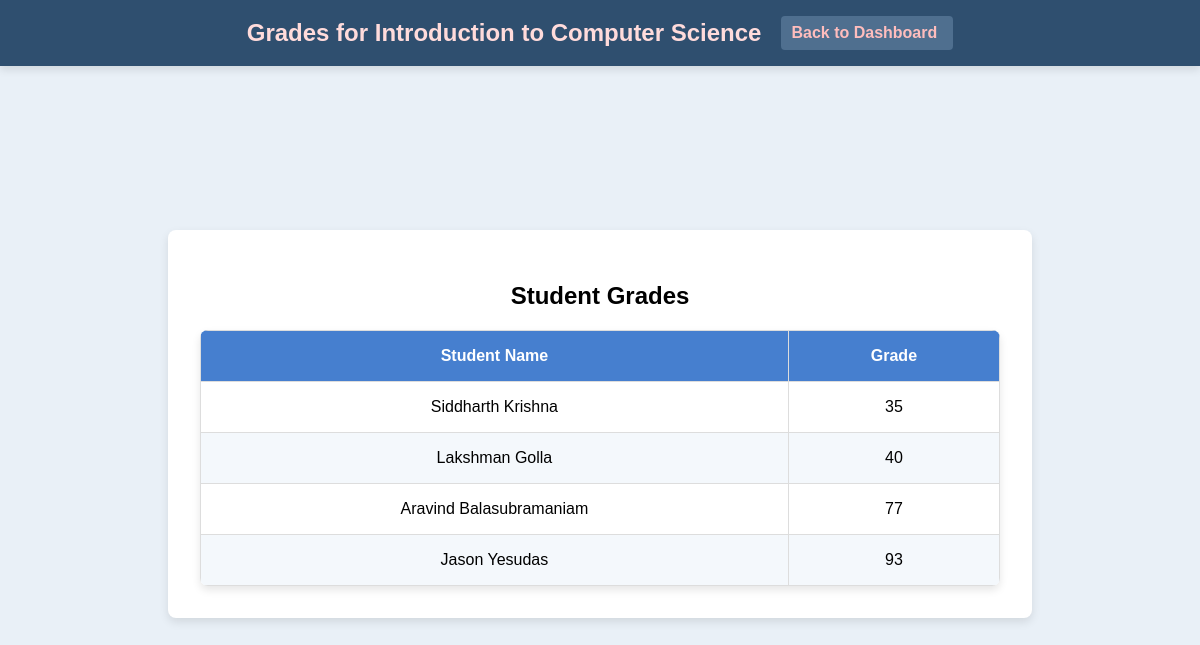
The app's page /teacher/course/1/grades (signed in), older data.
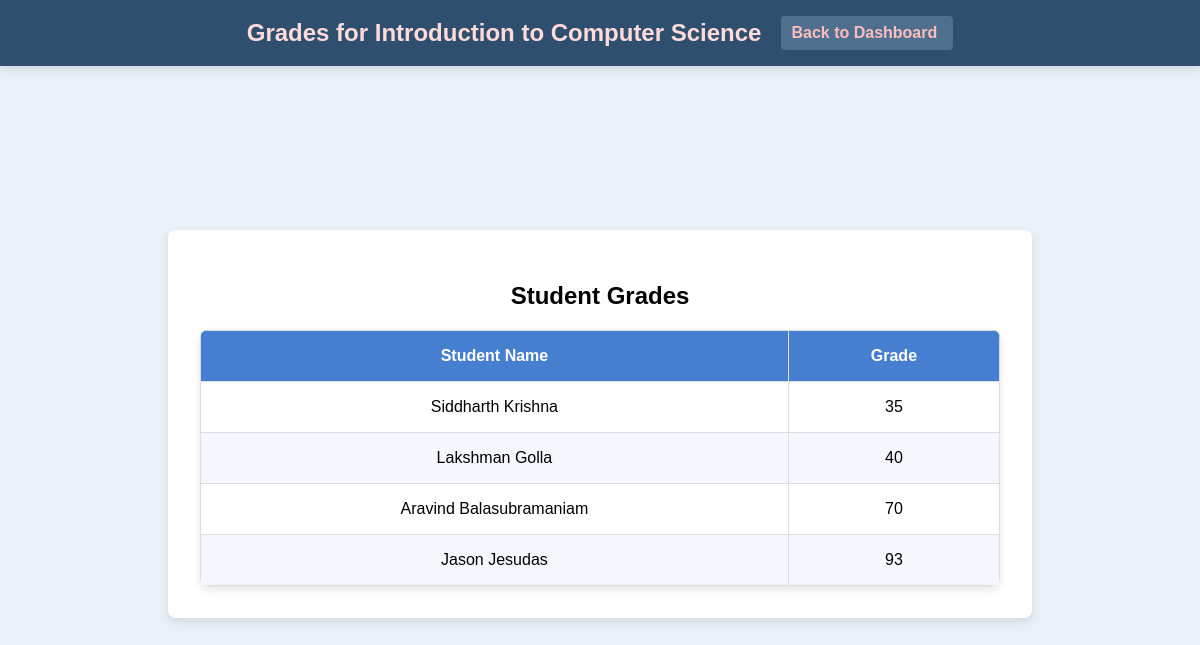
The same page, newer data.
### app.py (models this page shows, shortened)
class Enrollment(db.Model):
    id = db.Column(db.Integer, primary_key=True)
    course_id = db.Column(db.Integer, db.ForeignKey('course.id'))
    user_id = db.Column(db.Integer, db.ForeignKey('user.id'))
    grade = db.Column(db.String(5))
    user = db.relationship('User', backref='enrollments')
    course = db.relationship('Course', backref='enrollments', lazy=True)

class User(UserMixin, db.Model):
    id = db.Column(db.Integer, primary_key=True)
    username = db.Column(db.String(150))
    password = db.Column(db.String(150))
    role = db.Column(db.String(50))

### app.py (the view)
@app.route('/teacher/course/<int:course_id>/grades')
@login_required
def view_grades(course_id):
    if current_user.role != 'teacher':
        flash("Access denied: Only teachers can view grades.", "danger")
        return redirect(url_for('login'))
    course = Course.query.filter_by(id=course_id, teacher_id=current_user.id).first()
    if not course:
        flash("You do not have permission to view grades for this course.", "danger")
        return redirect(url_for('teacher_dashboard'))
    enrollments = Enrollment.query.filter_by(course_id=course.id).all()
    students_with_grades = [
        {
            "student": User.query.get(enrollment.user_id),
            "grade": enrollment.grade
        }
        for enrollment in enrollments
    ]
    return render_template('grades.html', course=course, students_with_grades=students_with_grades)

### app.py (called while the page is built)
@login_manager.user_loader
def load_user(user_id):
    return User.query.get(int(user_id))

### templates/grades.html (shortened to what this page needs)
<!DOCTYPE html>
<html lang="en">
<head>
    <link rel="stylesheet" href="{{ url_for('static', filename='styles.css') }}">
</head>
<body>
    <div class="header">
        <h1>Grades for {{ course.course_name }}</h1>
        <a href="{{ url_for('teacher_dashboard') }}" class="back-to-dashboard sign-out">Back to Dashboard</a>
    </div>
    <div class="container">
        <h2>Student Grades</h2>
        <table>
            <thead>
                <tr>
                    <th>Student Name</th>
                    <th>Grade</th>
                </tr>
            </thead>
            <tbody>
                {% for entry in students_with_grades %}
                <tr>
                    <td>{{ entry.student.username }}</td>
                    <td>{{ entry.grade if entry.grade is not none else "Not Graded" }}</td>
                </tr>
                {% endfor %}
            </tbody>
        </table>
    </div>
</body>
</html>

Row changes from the older to the newer data that the page shows:
changed Enrollment "Aravind Balasubramaniam": grade "77" → "70"
changed through a linked row, Enrollment: student.username "Jason Yesudas" → "Jason Jesudas"
